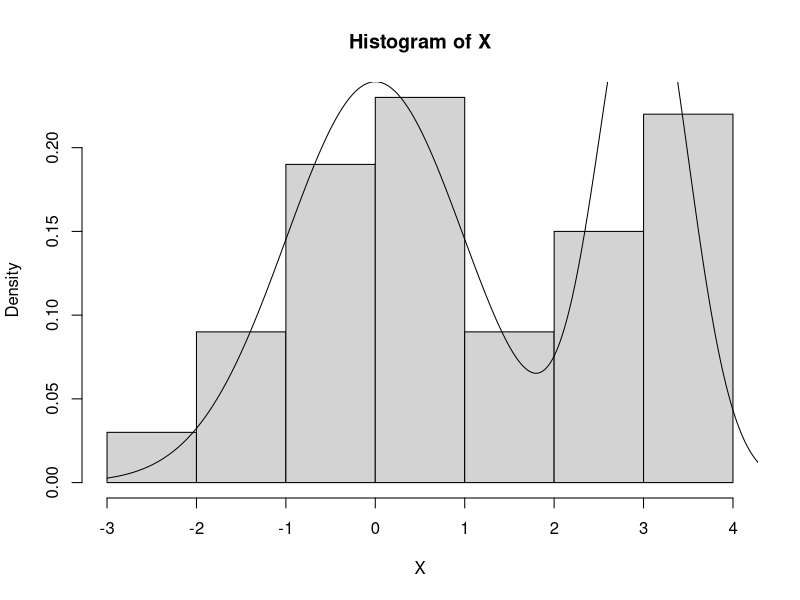

R code for this plot: (Note: this script raises an error after producing the figure.)
## ---- chunk 1
rmixnorm <- function(N, mu1, mu2, sigma1, sigma2, tau){
  ind <- I(runif(N) > tau)
  X <- rep(0,N)
  X[ind] <- rnorm(sum(ind), mu1, sigma1)
  X[!ind] <- rnorm(sum(!ind), mu2, sigma2)
  return(X)
}

dmixnorm <- function(x, mu1, mu2, sigma1, sigma2, tau){
  y <- (1-tau)*dnorm(x,mu1,sigma1) + tau*dnorm(x,mu2,sigma2)
  return(y)
}
## ---- chunk 2
mu1 <- 3
mu2 <- 0
sigma1 <- 0.5
sigma2 <- 1
tau <- 0.6
N <- 100
X <- rmixnorm(N, mu1, mu2, sigma1, sigma2, tau)
x <- seq(-3,6,by=0.01)
fx <- dmixnorm(x, mu1, mu2, sigma1, sigma2, tau)
hist(X,freq=F)
points(x,fx,type="l")
## ---- chunk 3
density_my = X
plot_kdes <- function(bw){
  y_true<-  dmixnorm(f_hat$x, mu1, mu2, sigma1, sigma2, tau)
  f_hat_g <-density(X,kernel = 'gaussian',bw=bw)
  y_hat_g <-f_hat_g$y
  error_g <- mean((y_true-y_hat_g)^2)
  
  f_hat_e <-density(X,kernel = 'epanechnikov',bw=bw)
  y_hat_e <-f_hat_e$y
  error_e <- mean((y_true-y_hat_e)^2)
  
  f_hat_r <-density(X,kernel = 'rectangular',bw=bw)
  y_hat_r <-f_hat_r$y
  error_r <- mean((y_true-y_hat_r)^2)
  
  plot(density(density_my, kernel="gaussian", bw=bw),
       main=paste("BW=",bw,"error:g=",round(error_g,5),":e=",round(error_e,5),":r=",round(error_r,5)), xlab="time [min]")
  lines(density(density_my, kernel="epanechnikov", bw=bw), col=4)
  lines(density(density_my, kernel="rectangular", bw=bw), col=2)
  legend("topleft", col=c(1, 4, 2), lty=1, cex =0.45, legend=c("Gauss", "Epan", "rect"))
}
par(mfrow=c(3,2), mar = c(3.2, 3, 1.6, 0.2))
for (i in seq(0.1,0.9,by = 0.05)){
plot_kdes(i)
  }
## ---- chunk 4
density_my = X
calculate <- function(){
error_g <-c()
error_r <-c()
error_e <-c()
for (bw in seq(0.1,0.9,by = 0.05)){
  mse_g <- 0
  mse_e <- 0
  mse_r <- 0
  for (i in c(1:200)){
  y_true<-  dmixnorm(f_hat$x, mu1, mu2, sigma1, sigma2, tau)
  f_hat_g <-density(X,kernel = 'gaussian',bw=bw)
  y_hat_g <-f_hat_g$y
  error_1 <- mean((y_true-y_hat_g)^2)
  mse_g = mse_g +error_1
  
  f_hat_e <-density(X,kernel = 'epanechnikov',bw=bw)
  y_hat_e <-f_hat_e$y
  error_2 <- mean((y_true-y_hat_e)^2)
  mse_e = mse_e +error_2
  
  f_hat_r <-density(X,kernel = 'rectangular',bw=bw)
  y_hat_r <-f_hat_r$y
  error_3 <- mean((y_true-y_hat_r)^2)
  mse_r = mse_r + error_3
  }
  mse_g = mse_g /200
  error_g<- append(error_g,mse_g)
  mse_e = mse_e/200
  error_e<-append(error_e,mse_e)
  mse_r = mse_r/200
  error_r<-append(error_r,mse_r)
  }
  result = list(error_g,error_e,error_r)
  return (result)
}
## ---- chunk 5
MSE_g = unlist(a[1])
MSE_r = unlist(a[2])
MSE_e = unlist(a[3])
MSE<-data.frame(x_,MSE_g,MSE_r,MSE_e);MSE

## ---- chunk 6
plot(MSE_g~x_,pch=15,cex=0.8,col="DarkTurquoise",ylab="Error",xlab = "BandWidth",ylim = c(0,0.01),main="Error of function with different Kernal and Bandwidth")
points(x_,MSE_r,pch=16,col="DeepPink",cex=0.8)
points(x_,MSE_e,pch=17,col="RosyBrown",cex=0.8)
legend(0.7,0.0075,c("Gauss","Epan","Eect"),cex =0.5,col=c("DarkTurquoise","DeepPink","RosyBrown"),text.col=c("DarkTurquoise","DeepPink","RosyBrown"),pch=c(15,16,17),lty=c(1,2,3))
